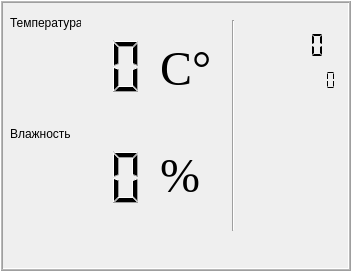
      <widget class="QFrame" name="frame_2">
       <property name="geometry">
        <rect>
         <x>80</x>
         <y>130</y>
         <width>351</width>
         <height>271</height>
        </rect>
       </property>
       <property name="frameShape">
        <enum>QFrame::Box</enum>
       </property>
       <property name="frameShadow">
        <enum>QFrame::Raised</enum>
       </property>
       <property name="midLineWidth">
        <number>1</number>
       </property>
       <widget class="QLabel" name="label_11">
        <property name="geometry">
         <rect>
          <x>160</x>
          <y>150</y>
          <width>47</width>
          <height>51</height>
         </rect>
        </property>
        <property name="font">
         <font>
          <family>Times New Roman</family>
          <pointsize>36</pointsize>
         </font>
        </property>
        <property name="text">
         <string>%</string>
        </property>
       </widget>
       <widget class="QLabel" name="label_5">
        <property name="geometry">
         <rect>
          <x>10</x>
          <y>15</y>
          <width>71</width>
          <height>16</height>
         </rect>
        </property>
        <property name="text">
         <string>Температура</string>
        </property>
       </widget>
       <widget class="QLabel" name="label_10">
        <property name="geometry">
         <rect>
          <x>10</x>
          <y>126</y>
          <width>61</width>
          <height>16</height>
         </rect>
        </property>
        <property name="text">
         <string>Влажность</string>
        </property>
       </widget>
       <widget class="QLabel" name="label_14">
        <property name="geometry">
         <rect>
          <x>160</x>
          <y>43</y>
          <width>51</width>
          <height>51</height>
         </rect>
        </property>
        <property name="font">
         <font>
          <family>Times New Roman</family>
          <pointsize>36</pointsize>
         </font>
        </property>
        <property name="text">
         <string>С°</string>
        </property>
       </widget>
       <widget class="QLCDNumber" name="lcd_humid">
        <property name="geometry">
         <rect>
          <x>10</x>
          <y>147</y>
          <width>141</width>
          <height>61</height>
         </rect>
        </property>
        <property name="frameShape">
         <enum>QFrame::NoFrame</enum>
        </property>
        <property name="digitCount">
         <number>4</number>
        </property>
        <property name="mode">
         <enum>QLCDNumber::Dec</enum>
        </property>
        <property name="value" stdset="0">
         <double>0.000000000000000</double>
        </property>
        <property name="intValue" stdset="0">
         <number>0</number>
        </property>
       </widget>
       <widget class="QLCDNumber" name="lcd_temp">
        <property name="geometry">
         <rect>
          <x>10</x>
          <y>36</y>
          <width>141</width>
          <height>61</height>
         </rect>
        </property>
        <property name="frameShape">
         <enum>QFrame::NoFrame</enum>
        </property>
        <property name="digitCount">
         <number>4</number>
        </property>
       </widget>
       <widget class="QLCDNumber" name="lcdHours">
        <property name="geometry">
         <rect>
          <x>256</x>
          <y>30</y>
          <width>71</width>
          <height>31</height>
         </rect>
        </property>
        <property name="inputMethodHints">
         <set>Qt::ImhTime</set>
        </property>
        <property name="frameShape">
         <enum>QFrame::NoFrame</enum>
        </property>
        <property name="digitCount">
         <number>5</number>
        </property>
        <property name="segmentStyle">
         <enum>QLCDNumber::Flat</enum>
        </property>
        <property name="intValue" stdset="0">
         <number>0</number>
        </property>
       </widget>
       <widget class="QLCDNumber" name="lcdDate">
        <property name="geometry">
         <rect>
          <x>240</x>
          <y>70</y>
          <width>101</width>
          <height>21</height>
         </rect>
        </property>
        <property name="font">
         <font>
          <family>Times New Roman</family>
          <weight>75</weight>
          <bold>true</bold>
         </font>
        </property>
        <property name="inputMethodHints">
         <set>Qt::ImhDate</set>
        </property>
        <property name="frameShape">
         <enum>QFrame::NoFrame</enum>
        </property>
        <property name="smallDecimalPoint">
         <bool>false</bool>
        </property>
        <property name="digitCount">
         <number>10</number>
        </property>
        <property name="mode">
         <enum>QLCDNumber::Dec</enum>
        </property>
        <property name="segmentStyle">
         <enum>QLCDNumber::Flat</enum>
        </property>
        <property name="value" stdset="0">
         <double>0.000000000000000</double>
        </property>
        <property name="intValue" stdset="0">
         <number>0</number>
        </property>
       </widget>
       <widget class="Line" name="line">
        <property name="geometry">
         <rect>
          <x>223</x>
          <y>20</y>
          <width>20</width>
          <height>211</height>
         </rect>
        </property>
        <property name="orientation">
         <enum>Qt::Vertical</enum>
        </property>
       </widget>
      </widget>
